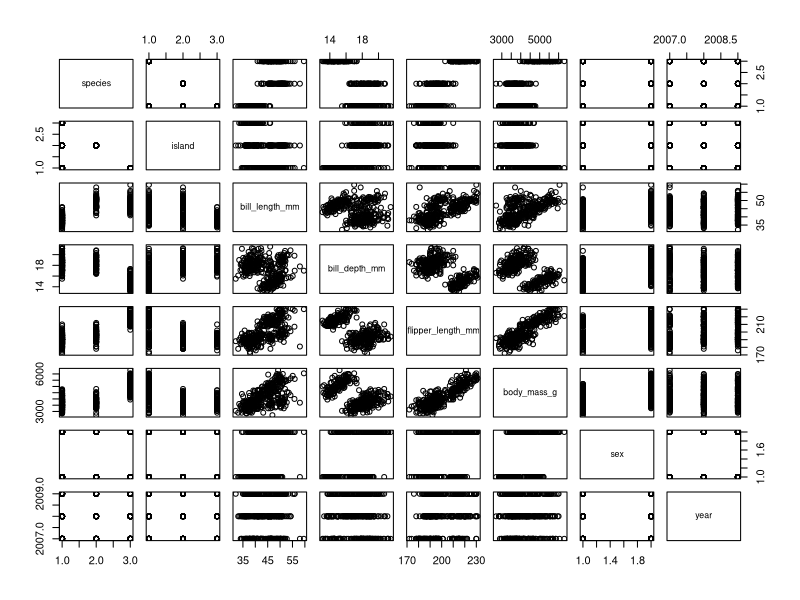
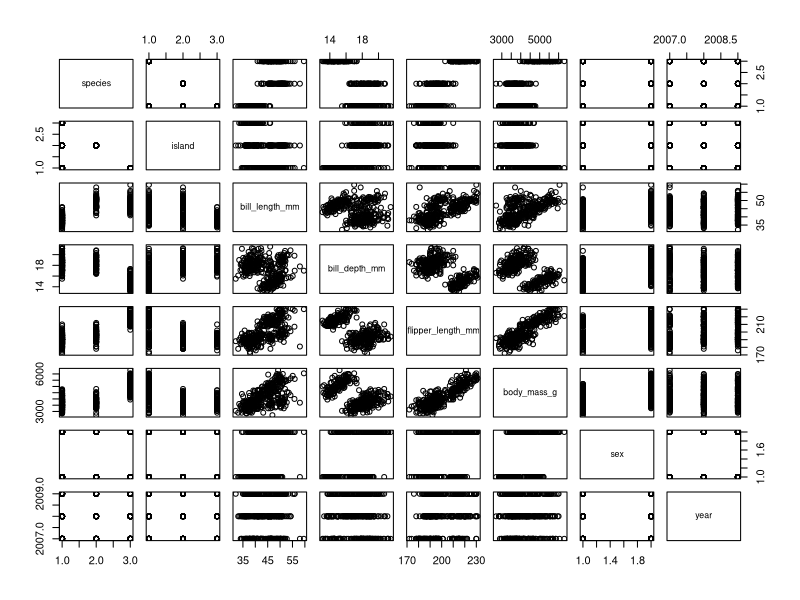
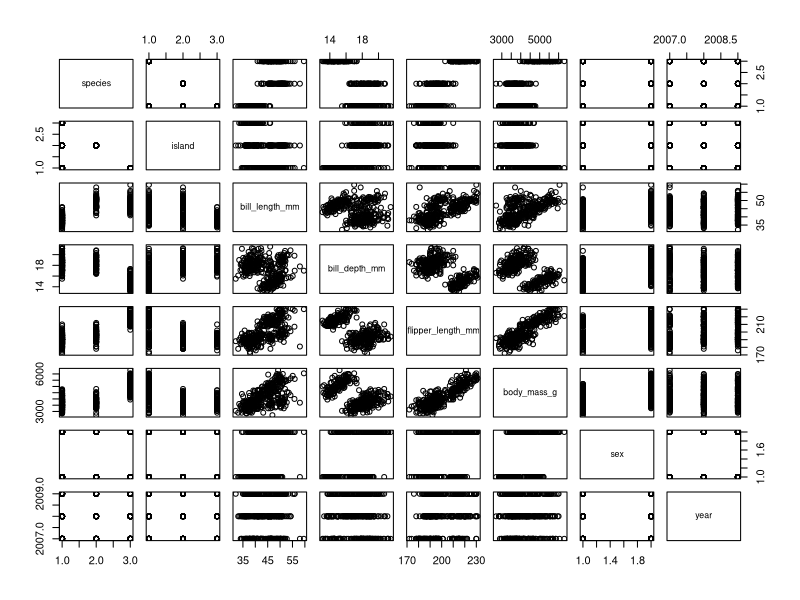
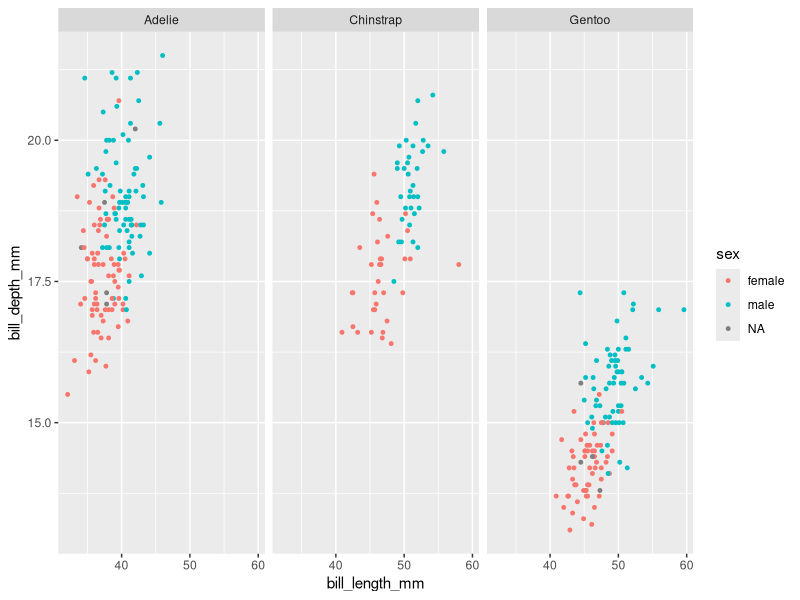
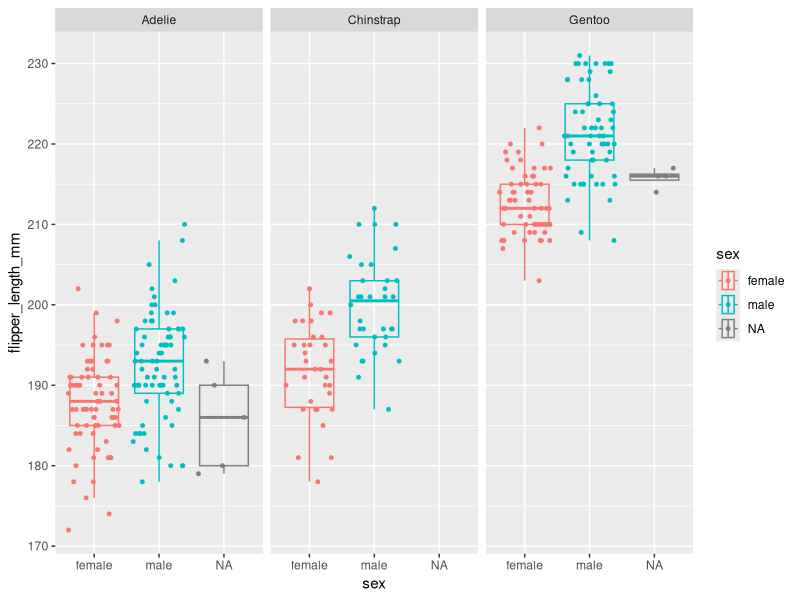
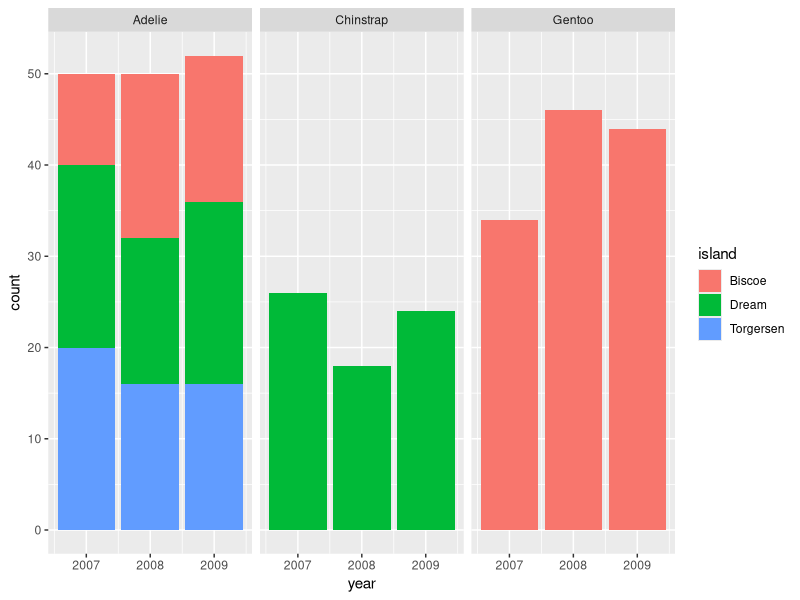

R code for these plots, in order:
## ---- chunk 1
#install.packages("palmerpenguins")
library(palmerpenguins)
library(tidyverse)

#View(penguins)
dim(penguins)
colnames(penguins)
## ---- chunk 2
#install.packages("palmerpenguins")
library(palmerpenguins)
library(tidyverse)

#View(penguins)
dim(penguins)
colnames(penguins)
## ---- chunk 3
#install.packages("palmerpenguins")
library(palmerpenguins)
library(tidyverse)

#View(penguins)
dim(penguins)
colnames(penguins)
## ---- chunk 4
#install.packages("palmerpenguins")
library(palmerpenguins)
library(tidyverse)

#View(penguins)
dim(penguins)
colnames(penguins)
## ---- chunk 5
#install.packages("palmerpenguins")
library(palmerpenguins)
library(tidyverse)

#View(penguins)
dim(penguins)
colnames(penguins)
## ---- chunk 6
#install.packages("palmerpenguins")
library(palmerpenguins)
library(tidyverse)

#View(penguins)
dim(penguins)
colnames(penguins)
## ---- chunk 7
knitr::opts_chunk$set(echo = TRUE)
## ---- chunk 8
summary(cars)
## ---- chunk 9
plot(penguins)
## ---- chunk 10
plot(penguins)
## ---- chunk 11
plot(penguins)
## ---- chunk 12
penguins %>%
  ggplot(mapping = aes(x = bill_length_mm, y=bill_depth_mm, color=sex)) +
  geom_point(size=1) +
  facet_wrap(~species)
## ---- chunk 13
penguins %>%
  ggplot(mapping = aes(x=flipper_length_mm, y=sex, color=sex)) +
  geom_boxplot(outlier.alpha = 0, alpha=0) +
  geom_jitter(width = 0, size=1) +
  coord_flip() +
  facet_wrap(~species)
## ---- chunk 14
penguins %>%
  ggplot() +
  geom_bar(mapping = aes(x=year, fill=island)) +
  facet_wrap(~species)
